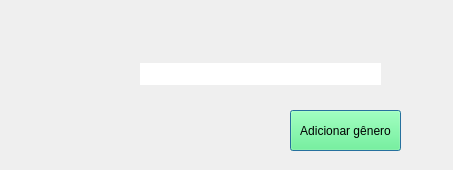
<?xml version="1.0" encoding="UTF-8"?>
<ui version="4.0">
 <class>Dialog</class>
 <widget class="QDialog" name="Dialog">
  <property name="geometry">
   <rect>
    <x>0</x>
    <y>0</y>
    <width>453</width>
    <height>170</height>
   </rect>
  </property>
  <property name="windowTitle">
   <string>Inserir gênero</string>
  </property>
  <widget class="QPushButton" name="pushButton_adicionargenero">
   <property name="geometry">
    <rect>
     <x>290</x>
     <y>110</y>
     <width>111</width>
     <height>41</height>
    </rect>
   </property>
   <property name="styleSheet">
    <string notr="true">background-color: rgb(85, 255, 127);</string>
   </property>
   <property name="text">
    <string>Adicionar gênero</string>
   </property>
  </widget>
  <widget class="QLabel" name="label">
   <property name="geometry">
    <rect>
     <x>0</x>
     <y>0</y>
     <width>461</width>
     <height>171</height>
    </rect>
   </property>
   <property name="text">
    <string/>
   </property>
   <property name="pixmap">
    <pixmap>../design/adicionar_genero.png</pixmap>
   </property>
  </widget>
  <widget class="QLineEdit" name="lineEdit_genero">
   <property name="geometry">
    <rect>
     <x>140</x>
     <y>63</y>
     <width>241</width>
     <height>22</height>
    </rect>
   </property>
   <property name="font">
    <font>
     <family>Arial</family>
     <pointsize>10</pointsize>
    </font>
   </property>
   <property name="frame">
    <bool>false</bool>
   </property>
  </widget>
  <zorder>label</zorder>
  <zorder>pushButton_adicionargenero</zorder>
  <zorder>lineEdit_genero</zorder>
 </widget>
 <resources/>
 <connections/>
</ui>
